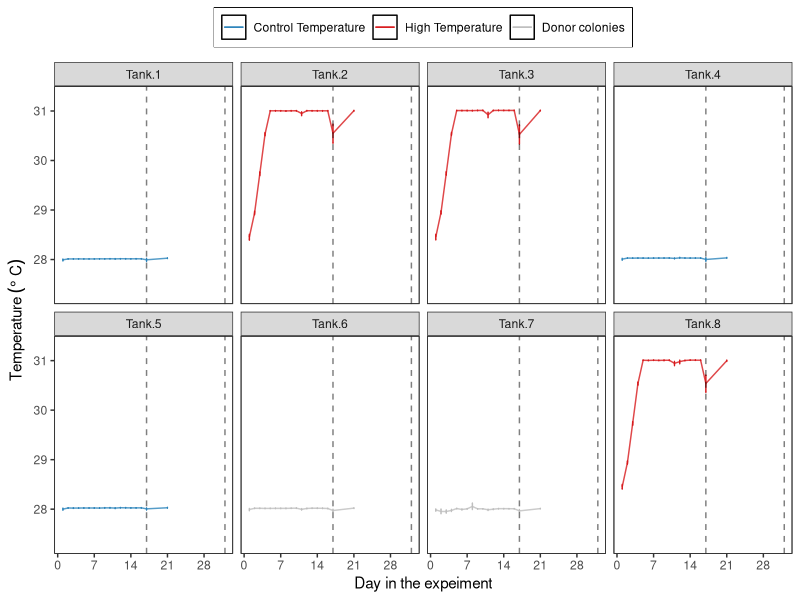
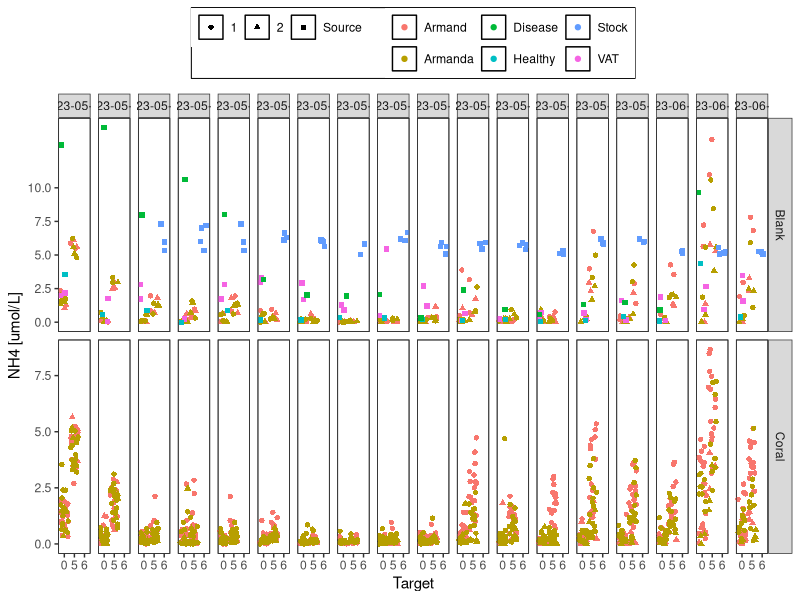
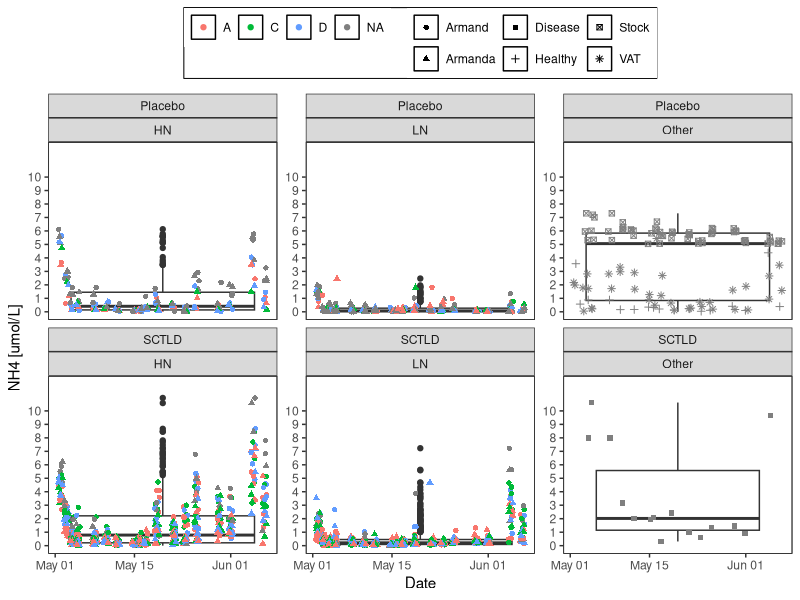
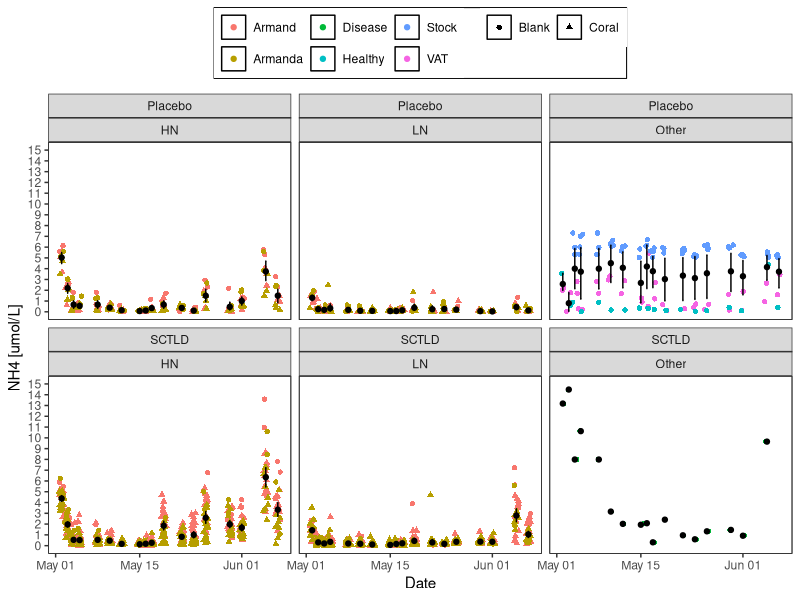
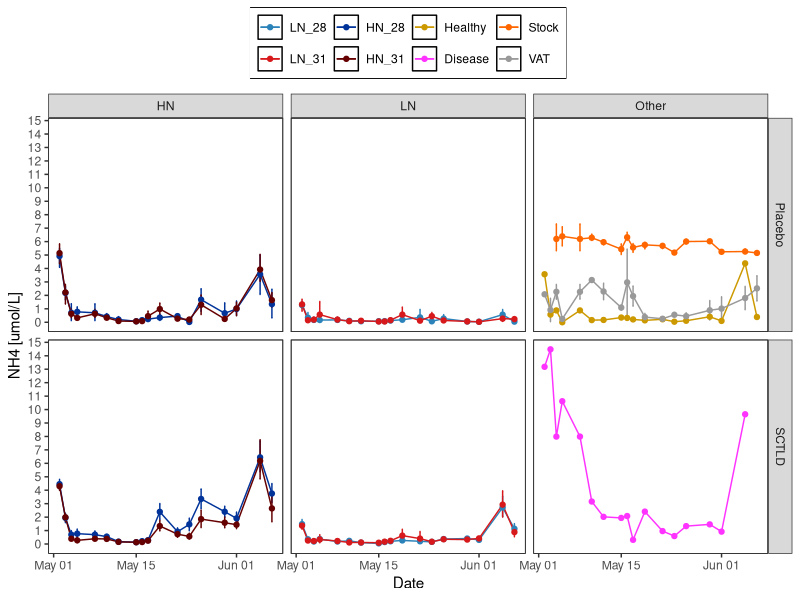
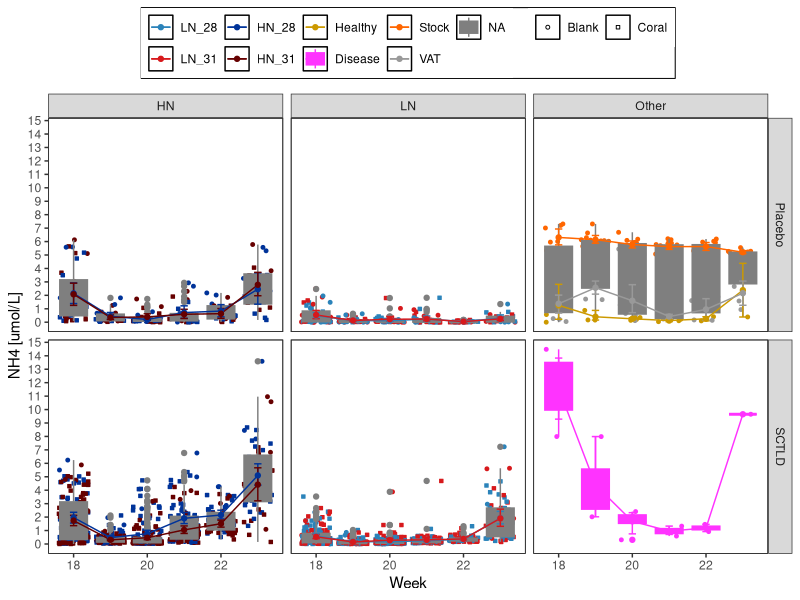
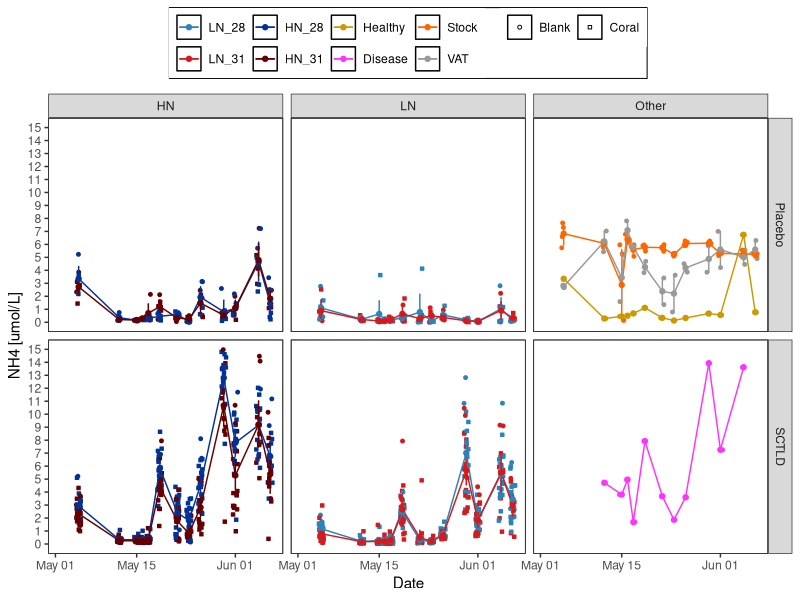
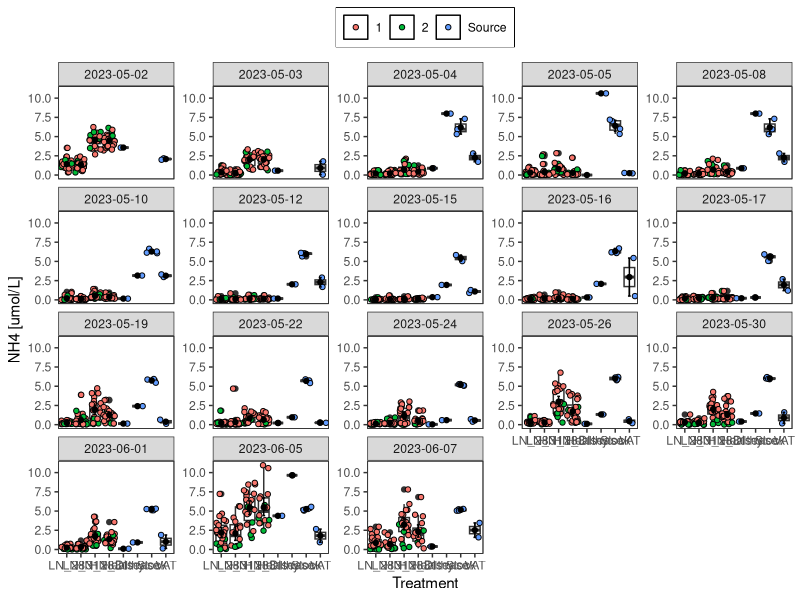

R code for these plots, in order: (Note: this script raises an error after producing the figures.)
## ---- chunk 1
knitr::opts_chunk$set(echo = TRUE, warning=FALSE, message=FALSE)
## ---- chunk 2

# Load all libraries and sources required to run the script
    library(tidyverse)
    library(ggthemes)
    library(ggplot2)
    library(plyr)
    library(tidyr)

    library(lme4)
    library(lmerTest)
    library(reshape2)

# Graphs
# Plots
MyTheme<-theme_bw() +  
theme(legend.position="top",
          plot.background=element_blank(),
          #axis.text.x = element_text(angle = 90, vjust = 0.5),
          panel.grid.major.y = element_blank(),
          panel.grid.major.x = element_blank(),
          panel.grid.minor.x = element_blank(),
          panel.grid.minor.y = element_blank(),
          legend.box.background = element_rect(),
          legend.title = element_blank(),
          panel.background =element_rect(fill = NA, 
                                         color = "black"))#+
  #guides(fill=guide_legend(nrow=2,byrow=TRUE), shape=guide_legend(nrow=3,byrow=TRUE))

Treat_fill<-scale_fill_manual(values =
                           c("#2b83ba", "#003399",
                             "#d7191c", "#660000"))

Treat_colour<-scale_colour_manual(values =
                           c("#2b83ba", "#003399",
                             "#d7191c", "#660000"))
  
## ---- chunk 3
# Data
    Temp<-read.csv("Data/Temperature.csv", header = TRUE)
    #summary(Temp)
    Temp$Time<-as.POSIXct(Temp$Time, format="%m/%d/%Y %H:%M",
                               tz = "America/New_York" )
    Temp<-Temp %>% filter(!between(Time, as.POSIXct('2023-05-18 08:50:00.00'),
                                as.POSIXct('2023-05-18 09:55:00.00')))
   
    
    Temp <- gather(Temp, Tank, Temperature, 
                   Tank.1:Tank.8, factor_key=TRUE)
    #Temp<-Temp[Temp$Tank!="Tank.6",]
    #Temp<-Temp[Temp$Tank!="Tank.7",]
    Temp<-Temp %>% mutate(Group =
                     case_when(Tank == "Tank.1" ~ "Control Temperature", 
                               Tank == "Tank.2" ~ "High Temperature", 
                               Tank == "Tank.3" ~ "High Temperature", 
                               Tank == "Tank.4" ~ "Control Temperature",
                               Tank == "Tank.5" ~ "Control Temperature", 
                               Tank == "Tank.6" ~ "Donor colonies", 
                               Tank == "Tank.7" ~ "Donor colonies", 
                               Tank == "Tank.8" ~ "High Temperature"))
    Temp$Group<-factor(Temp$Group, levels = c("Control Temperature",
                                              "High Temperature",
                                              "Donor colonies"))
    
    # Remove data from tank that had a sensor failed
    Temp<-Temp %>% filter((Time<as.POSIXct('2023-06-02 00:50:00.00') | 
                          Tank!="Tank.8"))
    Temp$Date<-as.Date(Temp$Time)
    Temp$Day<-as.numeric(difftime(Temp$Date, 
                                  as.Date("2023-05-01"), units="days"))
    summary(Temp)
## ---- chunk 4
Temperature<- ggplot(Temp, aes (Time, Temperature)) +
  geom_jitter(aes(colour=Group), alpha=1, size=0.5)+
  # stat_summary(fun.data = "mean_cl_boot", 
  #              geom = "errorbar", width = 0.2,  color="black" )+
  # stat_summary(fun=mean, geom="point",  color="black") + 

  theme(legend.position = "bottom")+
  scale_y_continuous(limits = c(26, 32),
                      breaks = seq(0,32, 2),  
                      #   expand = c(0.01, 0.01),
                      name=("Temperature (C)")) +
  
    scale_x_datetime(breaks = "7 days",
                      date_labels = "%b %d",
                      limits = c(as.POSIXct("2023-05-02 12:30"),
                                 as.POSIXct("2023-06-06 02:00")),
                      #  expand = c(0.01, 0.01),
                      name=("Date")) +
   
  geom_vline(xintercept = as.POSIXct("2023-05-18"),
              linetype=2)+
  annotate("text", x = c(as.POSIXct("2023-05-13"), as.POSIXct("2023-06-12")), y = 27, label = "*")+
  
  MyTheme + facet_wrap(~Tank, ncol = 4)+
  #facet_wrap(~(fct_rev(Tank)), ncol = 4)+
  scale_colour_manual(
  values = c("#2b83ba", "#d7191c", "gray"))+
  theme(legend.position = "none")

#Temperature
## ---- chunk 5
Temperature<- ggplot(Temp, aes (Day, Temperature, colour=Group)) +
  #geom_jitter(aes(colour=Group), alpha=1, size=0.5)+
  stat_summary(fun.data = "mean_cl_boot", 
                geom = "errorbar", width = 0.2)+
  stat_summary(fun=mean, geom="line", alpha=0.8) + 

  theme(legend.position = "bottom")+
  scale_y_continuous(limits = c(27.3, 31.3),
                      breaks = seq(0,32, 1),  
                      #   expand = c(0.01, 0.01),
                      name=expression(Temperature~(degree~C))) +
      scale_x_continuous(breaks = seq(0, 45, 7),
                      name=("Day in the expeiment")) +
  
    # scale_x_date(breaks = "7 days",
    #                   date_labels = "%b %d",
    #                   limits = c(as.Date("2023-05-02"),
    #                              as.Date("2023-06-12")),
    #                   #  expand = c(0.01, 0.01),
    #                   name=("Date")) +
   
  #geom_vline(xintercept = as.Date(c("2023-05-18", "2023-06-02")),
  #            linetype=2, alpha=0.5)+
  # annotate("text", x = c(as.Date("2023-05-13"), 
  #                        as.Date("2023-06-02")), y = 27.5, label = "*")+
  geom_vline(xintercept = c(17, 32),
              linetype=2, alpha=0.5)+
  
  MyTheme + facet_wrap(~Tank, ncol = 4)+
  #facet_wrap(~(fct_rev(Tank)), ncol = 4)+
  scale_colour_manual(
  values = c("#2b83ba", "#d7191c", "gray"))+
  theme(legend.position = "top")

Temperature
## ---- chunk 6
# Data
    data<-read.csv("Data/Nutrients.csv", header = TRUE)
    data<-data[data$Sample.ID<1843,]
    summary(data)
    
    data$N<-as.numeric(data$N)
    
    data$Date<-as.Date(data$Date)
    #data$Time<-as.POSIXct(data$Time)
    library(lubridate)
    data$Week<-isoweek(ymd(data$Date))
    
    #data$TimePoint<-factor(data$TP)-17
    data$Target<-factor(data$Target,
                           levels=c("0", "5", "6"))
    # data$Pump<-factor(data$Pump,
    #                        levels=c("1", "2"))
    
    data<-droplevels(data)
    data$Treatment<-factor(data$Treatment, levels = c ("LN_28", "LN_31", "HN_28", "HN_31",
                                                       "Healthy", "Disease",  "Stock", "VAT"))
    data$Treatment3<-factor(paste(data$Nutrients, 
                                  data$Disease, sep = "_"))
    data<-data[data$Date!="2023-05-18", ]
    data$Day<-as.numeric(difftime(data$Date, 
                                  as.Date("2023-05-01"), units="days"))

    summary(data)
## ---- chunk 7
NH4_plot<- ggplot(data, aes (Target, NH4)) +
  #geom_boxplot ()+
  geom_jitter(aes(colour=Arm, shape=Pump), alpha=1)+
  # stat_summary(fun.data = "mean_cl_boot", 
  #              geom = "errorbar", width = 0.2,  color="black" )+
  # stat_summary(fun=mean, geom="point",  color="black") + 
  #geom_point(shape=21)+

 
  theme(legend.position = "bottom")+
  scale_y_continuous(#limits = c(0, 11),
                      breaks = seq(0,12, 2.5),  
                      #   expand = c(0.01, 0.01),
                      name=("NH4 [umol/L]")) +
  # geom_hline(yintercept = 4.1, linetype=2)+
  # geom_hline(yintercept = 0.3, linetype=2)+
  MyTheme +
  facet_grid(Beaker.conditions~Date, scales = "free_y")

NH4_plot
## ---- chunk 8
NH4_genotype<- ggplot(data, aes (Date, NH4)) +
  geom_boxplot ()+
  geom_jitter(aes(colour=Genotype, shape=Arm), alpha=1)+
  # stat_summary(fun.data = "mean_cl_boot", 
  #              geom = "errorbar", width = 0.2,  color="black" )+
  # stat_summary(fun=mean, geom="point",  color="black") + 
  #geom_point(shape=21)+

  theme(legend.position = "bottom")+
  scale_y_continuous(limits = c(0, 12),
                      breaks = seq(0,10, 1),  
                      #   expand = c(0.01, 0.01),
                      name=("NH4 [umol/L]")) +
  # geom_hline(yintercept = 4.1, linetype=2)+
  # geom_hline(yintercept = 0.3, linetype=2)+
  MyTheme +
  facet_wrap(Disease~Nutrients, scales = "free_y")
NH4_genotype
## ---- chunk 9
NH4_Arms<- ggplot(data, aes (Date, NH4)) +
  #geom_boxplot ()+
  geom_jitter(aes(colour=Arm, shape=Beaker.conditions), alpha=1)+
  stat_summary(fun.data = "mean_cl_boot", 
                geom = "errorbar", width = 0.2,  color="black" )+
   stat_summary(fun=mean, geom="point",  color="black") + 
  #geom_point(shape=21)+

 
  theme(legend.position = "bottom")+
  scale_y_continuous(limits = c(0, 15),
                      breaks = seq(0,20, 1),  
                      #   expand = c(0.01, 0.01),
                      name=("NH4 [umol/L]")) +
  # geom_hline(yintercept = 4.1, linetype=2)+
  # geom_hline(yintercept = 0.3, linetype=2)+
  MyTheme +
  facet_wrap(Disease~Nutrients)

NH4_Arms
## ---- chunk 10
NH4_Temp<- ggplot(data, aes (Date, NH4, fill=Treatment, colour=Treatment)) +
 
  #geom_jitter(aes(colour=Treatment, shape=Beaker.conditions), alpha=1, size =1)+
  #geom_boxplot ()+
  scale_shape_manual(values=c(21, 22))+
  scale_color_manual(values=c("#2b83ba", "#d7191c", "#003399", "#660000",
                              '#CC9900','#FF33FF', '#FF6600', "#999999"))+
  scale_fill_manual(values=c("#2b83ba", "#d7191c", "#003399", "#660000",
                              '#CC9900','#FF33FF', '#FF6600', "#999999"))+
  stat_summary(fun.data = "mean_cl_boot", 
                geom = "errorbar", width = 0.2)+
  stat_summary(fun.data = "mean_cl_boot", 
                geom = "line")+
  stat_summary(fun=mean, geom="point") + 
  #geom_point(shape=21)+
 
  theme(legend.position = "bottom")+
  scale_y_continuous(#limits = c(0, 15),
                      breaks = seq(0,20, 1),  
                      #   expand = c(0.01, 0.01),
                      name=("NH4 [umol/L]")) +
  # geom_hline(yintercept = 4.1, linetype=2)+
  # geom_hline(yintercept = 0.3, linetype=2)+
  MyTheme
  #NH4_Temp+facet_wrap(~Nutrients)
  NH4_Temp+facet_grid(Disease~Nutrients)
## ---- chunk 11
NH4_W<- ggplot(data, aes (Week, NH4, fill=Treatment, colour=Treatment)) +
 
  geom_jitter(aes(colour=Treatment, shape=Beaker.conditions), 
              alpha=1, size =1)+
  geom_boxplot(aes (Week, NH4, fill=Treatment, group=Week))+
  scale_shape_manual(values=c(21, 22))+
  scale_color_manual(values=c("#2b83ba", "#d7191c", "#003399", "#660000",
                              '#CC9900','#FF33FF', '#FF6600', "#999999"))+
  scale_fill_manual(values=c("#2b83ba", "#d7191c", "#003399", "#660000",
                              '#CC9900','#FF33FF', '#FF6600', "#999999"))+
  stat_summary(fun.data = "mean_cl_boot", 
                geom = "errorbar", width = 0.2)+
  stat_summary(fun.data = "mean_cl_boot", 
                geom = "line")+
  stat_summary(fun=mean, geom="point") + 
  #geom_point(shape=21)+
 
  theme(legend.position = "bottom")+
  scale_y_continuous(#limits = c(0, 15),
                      breaks = seq(0,20, 1),  
                      #   expand = c(0.01, 0.01),
                      name=("NH4 [umol/L]")) +
  # geom_hline(yintercept = 4.1, linetype=2)+
  # geom_hline(yintercept = 0.3, linetype=2)+
  MyTheme
  #NH4_Temp+facet_wrap(~Nutrients)
  NH4_W+facet_grid(Disease~Nutrients)
## ---- chunk 12
N_Temp<- ggplot(data, aes (Date, N, fill=Treatment, colour=Treatment )) +
 
  geom_jitter(aes(colour=Treatment, shape=Beaker.conditions), alpha=1, size =1)+
  #geom_boxplot ()+
  scale_shape_manual(values=c(21, 22))+
  scale_color_manual(values=c("#2b83ba", "#d7191c", "#003399", "#660000",
                              '#CC9900','#FF33FF', '#FF6600', "#999999"))+
  scale_fill_manual(values=c("#2b83ba", "#d7191c", "#003399", "#660000",
                              '#CC9900','#FF33FF', '#FF6600', "#999999"))+
  stat_summary(fun.data = "mean_cl_boot", 
                geom = "errorbar", width = 0.2)+
   stat_summary(fun.data = "mean_cl_boot", 
                geom = "line")+
   stat_summary(fun=mean, geom="point") + 
 
  theme(legend.position = "bottom")+
  scale_y_continuous(limits = c(0, 15),
                      breaks = seq(0,20, 1),  
                      #   expand = c(0.01, 0.01),
                      name=("NH4 [umol/L]")) +
  # geom_hline(yintercept = 4.1, linetype=2)+
  # geom_hline(yintercept = 0.3, linetype=2)+
  MyTheme
  #N_Temp+facet_wrap(~Nutrients)
N_Temp+facet_grid(Disease~Nutrients)

## ---- chunk 13
Concentrations <- ddply (data, .(Nutrients, Disease, Date),
                         summarise,
                meanNH4 = mean (NH4, na.rm = T), 
                sdNH4 = sd (NH4, na.rm = T))
Concentrations

Concentrations<-Concentrations %>% 
 mutate_if(is.numeric, round, digits=2)

# Concentrations<-reshape(Concentrations, idvar = c("Date"),
#                     timevar = c("Nutrients", "Disease"), direction = "wide")
# #Concentrations$Difference<-Concentrations$meanNH4.5-Concentrations$meanNH4.0
# Concentrations

## ---- chunk 14
NH4<- ggplot(data, aes (Treatment, NH4)) +
  geom_boxplot ()+
  geom_jitter(aes(fill=Pump), alpha=1, shape=21,)+
  stat_summary(fun.data = "mean_cl_boot",geom = "errorbar", width = 0.2,  color="black" )+
  stat_summary(fun=mean, geom="point",  color="black") + 
  #geom_point(shape=21)+

 
  theme(legend.position = "bottom")+
  scale_y_continuous(limits = c(0, 11),
                      breaks = seq(0,10, 2.5),  
                      #   expand = c(0.01, 0.01),
                         name=("NH4 [umol/L]")) +
  MyTheme +
  facet_wrap(~Date, scales = "free_y")

NH4
## ---- chunk 15
Concentrations <- ddply (data, .(Treatment, Date),
                         summarise,
                meanNH4 = mean (NH4, na.rm = T), 
                sdNH4 = sd (NH4, na.rm = T))
Concentrations

Concentrations<-Concentrations %>% 
 mutate_if(is.numeric, round, digits=2)

Concentrations<-reshape(Concentrations, idvar = c("Date"),
                    timevar = "Treatment", direction = "wide")

#Concentrations$Difference<-Concentrations$meanNH4.5-Concentrations$meanNH4.0
Concentrations

## ---- chunk 16
delta_O2<- ggplot(wide.data, aes (Treatment.Exposure, change)) +
  geom_boxplot ()+
  stat_summary(fun.data = "mean_cl_boot",geom = "errorbar", width = 0.2, colour="blue")+
  stat_summary(fun=mean, geom="point", colour="blue") + 
  geom_point(shape=21)+

  geom_point(alpha=0.5, shape=21)+
  theme(legend.position = "bottom")+
  scale_y_continuous(#limits = c(0, 15),
                      #   breaks = seq(0,1,0.2),  
                      #   expand = c(0.01, 0.01),
                         name=("delta O2 [nmol/min]")) +
  MyTheme + geom_abline(slope = 0, intercept = 0)+
  facet_grid(~Species.Exposure)
delta_O2


log_delta_O2<- ggplot(wide.data, aes (Treatment.Exposure, log(change))) +
  geom_boxplot ()+
  stat_summary(fun.data = "mean_cl_boot",geom = "errorbar", width = 0.2, colour="blue")+
  stat_summary(fun=mean, geom="point", colour="blue") + 
  #geom_point(shape=21)+

  geom_point(alpha=0.5, shape=21)+
  theme(legend.position = "bottom")+
  scale_y_continuous(#limits = c(0, 15),
                      #   breaks = seq(0,1,0.2),  
                      #   expand = c(0.01, 0.01),
                         name=("log delta O2 [nmol/min]")) +
  MyTheme + geom_abline(slope = 0, intercept = 0)+
  facet_grid(~Species.Exposure)
log_delta_O2
## ---- chunk 17
## model 1: LMER for both species
  fit1<-lmerTest::lmer(FINAL.MO2..nmol.min. ~Treatment * Timepoint +
                         Species + (1|Core), data=data)
  isSingular(fit1)
  anova(fit1)
  ranova(fit1)
  summary(fit1)
  par(mfrow=c(2,2))
  plot(fit1)
  par(mfrow=c(1,1))
  step(fit1)
  
## model 2: LMER for Past
  fit_Past<-lmerTest::lmer(FINAL.MO2..nmol.min. ~Treatment*Timepoint + (1|Core),
            data=data[data$Species=="Past",])
  isSingular(fit_Past)
  anova(fit_Past)
  ranova(fit_Past)
  summary(fit_Past)
  par(mfrow=c(2,2))
  plot(fit_Past)
  par(mfrow=c(1,1))
  #step(fit_Past)
  
## model 3: LMER for Ssid
  fit_Ssid<-lmerTest::lmer(FINAL.MO2..nmol.min. ~Treatment*Timepoint + (1|Core),
               data=data[data$Species=="Ssid",])
  isSingular(fit_Ssid)
  anova(fit_Ssid)
  ranova(fit_Ssid)
  summary(fit_Ssid)
  plot(fit_Ssid)
  #step(fit_Ssid)
## ---- chunk 18
exposure<-data[data$Timepoint=="Exposure", ]

## model 1: LMER for both species
  fit1<-lmerTest::lmer(log(FINAL.MO2..nmol.min.) ~Treatment +
                         Species + (1|Tank), data=exposure)
  isSingular(fit1)
  anova(fit1)
  ranova(fit1)
  summary(fit1)
  par(mfrow=c(2,2))
  plot(fit1)
  par(mfrow=c(1,1))
  #step(fit1)
  
## model 2: LMER for Past
  fit_Past<-lmerTest::lmer(log(FINAL.MO2..nmol.min.) ~Treatment + (1|Tank),
            data=exposure[exposure$Species=="Past",])
  isSingular(fit_Past)
  anova(fit_Past)
  ranova(fit_Past)
  summary(fit_Past)
  par(mfrow=c(2,2))
  plot(fit_Past)
  par(mfrow=c(1,1))
  #step(fit_Past)
  
## model 3: LMER for Ssid
  fit_Ssid<-lmerTest::lmer(log(FINAL.MO2..nmol.min.) ~Treatment + (1|Tank),
               data=exposure[exposure$Species=="Ssid",])
  isSingular(fit_Ssid)
  anova(fit_Ssid)
  ranova(fit_Ssid)
  summary(fit_Ssid)
  plot(fit_Ssid)
  #step(fit_Ssid)
## ---- chunk 19
exposure<-data[data$Timepoint=="Exposure", ]

## model 1: LMER for both species
  fit1<-lmerTest::lmer(FINAL.MO2..nmol.min. ~Treatment +
                         Species + (1|Tank), data=exposure)
  isSingular(fit1)
  anova(fit1)
  ranova(fit1)
  summary(fit1)
  par(mfrow=c(2,2))
  plot(fit1)
  par(mfrow=c(1,1))
  #step(fit1)
  
## model 2: LMER for Past
  fit_Past<-lmerTest::lmer(FINAL.MO2..nmol.min. ~Treatment + (1|Tank),
            data=exposure[exposure$Species=="Past",])
  isSingular(fit_Past)
  anova(fit_Past)
  ranova(fit_Past)
  summary(fit_Past)
  par(mfrow=c(2,2))
  plot(fit_Past)
  par(mfrow=c(1,1))
  #step(fit_Past)
  
## model 3: LMER for Ssid
  fit_Ssid<-lmerTest::lmer(FINAL.MO2..nmol.min. ~Treatment + (1|Tank),
               data=exposure[exposure$Species=="Ssid",])
  isSingular(fit_Ssid)
  anova(fit_Ssid)
  ranova(fit_Ssid)
  summary(fit_Ssid)
  plot(fit_Ssid)
  #step(fit_Ssid)
## ---- chunk 20
recovery<-data[data$Timepoint=="Recovery", ]

## model 1: LMER for both species
  fit1<-lmerTest::lmer(log(FINAL.MO2..nmol.min.) ~Treatment +
                         Species + (1|Tank), data=recovery)
  isSingular(fit1)
  anova(fit1)
  ranova(fit1)
  summary(fit1)
  par(mfrow=c(2,2))
  plot(fit1)
  par(mfrow=c(1,1))
  #step(fit1)
  
## model 2: LMER for Past
  fit_Past<-lmerTest::lmer(log(FINAL.MO2..nmol.min.) ~Treatment + (1|Tank),
            data=recovery[recovery$Species=="Past",])
  isSingular(fit_Past)
  anova(fit_Past)
  ranova(fit_Past)
  summary(fit_Past)
  par(mfrow=c(2,2))
  plot(fit_Past)
  par(mfrow=c(1,1))
  #step(fit_Past)
  
## model 3: LMER for Ssid
  fit_Ssid<-lmerTest::lmer(log(FINAL.MO2..nmol.min.) ~Treatment + (1|Tank),
               data=recovery[recovery$Species=="Ssid",])
  isSingular(fit_Ssid)
  anova(fit_Ssid)
  ranova(fit_Ssid)
  summary(fit_Ssid)
  plot(fit_Ssid)
  #step(fit_Ssid)
## ---- chunk 21
recovery<-data[data$Timepoint=="Recovery", ]

## model 1: LMER for both species
  fit1<-lmerTest::lmer(FINAL.MO2..nmol.min. ~Treatment +
                         Species + (1|Tank), data=recovery)
  isSingular(fit1)
  anova(fit1)
  ranova(fit1)
  summary(fit1)
  par(mfrow=c(2,2))
  plot(fit1)
  par(mfrow=c(1,1))
  #step(fit1)
  
## model 2: LMER for Past
  fit_Past<-lmerTest::lmer(FINAL.MO2..nmol.min. ~Treatment + (1|Tank),
            data=recovery[recovery$Species=="Past",])
  isSingular(fit_Past)
  anova(fit_Past)
  ranova(fit_Past)
  summary(fit_Past)
  par(mfrow=c(2,2))
  plot(fit_Past)
  par(mfrow=c(1,1))
  #step(fit_Past)
  
## model 3: LMER for Ssid
  fit_Ssid<-lmerTest::lmer(FINAL.MO2..nmol.min. ~Treatment + (1|Tank),
               data=recovery[recovery$Species=="Ssid",])
  isSingular(fit_Ssid)
  anova(fit_Ssid)
  ranova(fit_Ssid)
  summary(fit_Ssid)
  plot(fit_Ssid)
  #step(fit_Ssid)
## ---- chunk 22
## model 1: LMER for both species
  fit1<-lmerTest::lmer(change ~Treatment.Exposure * 
                         Species.Exposure + (1|Tank.Exposure), data=wide.data)
  isSingular(fit1)
  anova(fit1)
  ranova(fit1)
  summary(fit1)
  par(mfrow=c(2,2))
  plot(fit1)
  par(mfrow=c(1,1))
  #step(fit1)
  
## model 2: LMER for Past
  fit_Past<-lmerTest::lmer(change ~Treatment.Exposure + (1|Tank.Exposure),
            data=wide.data[wide.data$Species.Exposure=="Past",])
  isSingular(fit_Past)
  anova(fit_Past)
  ranova(fit_Past)
  summary(fit_Past)
  par(mfrow=c(2,2))
  plot(fit_Past)
  par(mfrow=c(1,1))
  #step(fit_Past)
  
## model 3: LMER for Ssid
  fit_Ssid<-lmerTest::lmer(change ~Treatment.Exposure + (1|Tank.Exposure),
               data=wide.data[wide.data$Species.Exposure=="Ssid",])
  isSingular(fit_Ssid)
  anova(fit_Ssid)
  ranova(fit_Ssid)
  summary(fit_Ssid)
  plot(fit_Ssid)
  #step(fit_Ssid)
## ---- chunk 23
# Pairwise comparisons
  # Day specific comparisons
  # Sw.emmc<-emmeans(fit4, ~Treatment)
  # Sw_groups<-cld(Sw.emmc)
  # Sw_groups
## ---- chunk 24
## model 1: LM for both species
  fit1<-lm(change ~Treatment.Exposure * Species.Exposure,
              data=wide.data)
 
  anova(fit1)
  summary(fit1)
  par(mfrow=c(2,2))
  plot(fit1)
  par(mfrow=c(1,1))
  
## model 2: LM for Past
  fit_Past<-lm(change ~Treatment.Exposure,
              data=wide.data[wide.data$Species.Exposure=="Past",])
  anova(fit_Past)
  summary(fit_Past)
  par(mfrow=c(2,2))
  plot(fit_Past)
  par(mfrow=c(1,1))
  #step(fit_Past)
  
## model 3: LM for Ssid
  fit_Ssid<-lm(change ~Treatment.Exposure,
              data=wide.data[wide.data$Species.Exposure=="Ssid",])
  anova(fit_Ssid)
  summary(fit_Ssid)
  par(mfrow=c(2,2))
  plot(fit_Ssid)
  par(mfrow=c(1,1))
  #step(fit_Ssid)
## ---- chunk 25
## model 1: LMER for both species
  fit1<-lm(log(change) ~Treatment.Exposure * Species.Exposure,
              data=wide.data)
  anova(fit1)
  #ranova(fit1)
  summary(fit1)
  par(mfrow=c(2,2))
  plot(fit1)
  par(mfrow=c(1,1))
  #step(fit1)
  
## model 2: LMER for Past
  fit_Past<-lm(log(change) ~Treatment.Exposure,
              data=wide.data[wide.data$Species.Exposure=="Past",])
  anova(fit_Past)
  summary(fit_Past)
  par(mfrow=c(2,2))
  plot(fit_Past)
  par(mfrow=c(1,1))
  #step(fit_Past)
  
## model 3: LMER for Ssid
  fit_Ssid<-lm(log(change) ~Treatment.Exposure,
              data=wide.data[wide.data$Species.Exposure=="Ssid",])
  anova(fit_Ssid)
  summary(fit_Ssid)
  par(mfrow=c(2,2))
  plot(fit_Ssid)
  par(mfrow=c(1,1))
  #step(fit_Ssid)

# Pairwise comparisons
  # Day specific comparisons
  # Sw.emmc<-emmeans(fit4, ~Treatment)
  # Sw_groups<-cld(Sw.emmc)
  # Sw_groups

## ---- chunk 26
# Creates bibliography 
#knitr::write_bib(c(.packages()), "packages.bib")
